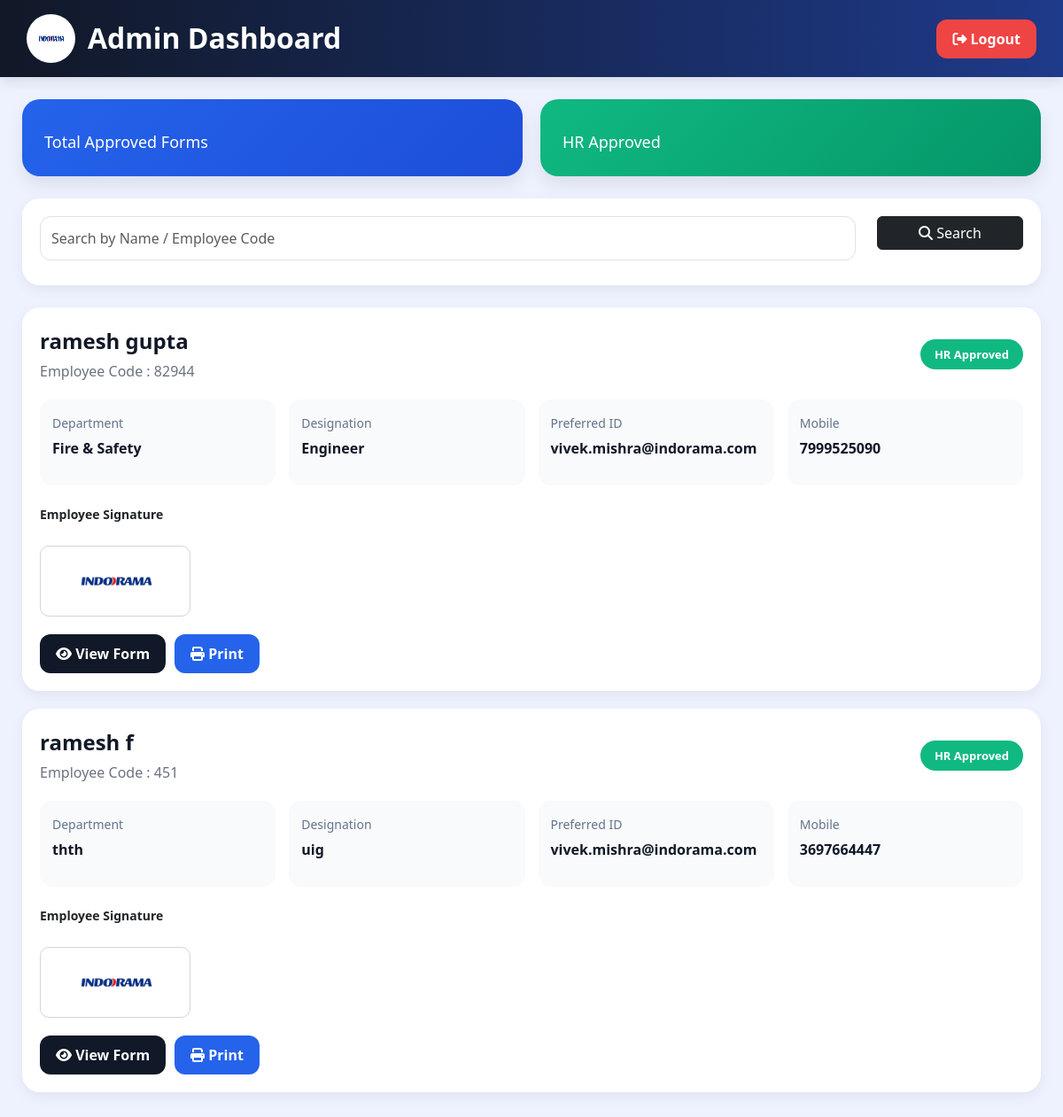
/admin (signed in), run on the app's committed database.
### tables this page shows
CREATE TABLE forms(
        id INTEGER PRIMARY KEY AUTOINCREMENT,

        company_name TEXT,
        location TEXT,
        form_date TEXT,

        first_name TEXT,
        middle_name TEXT,
        last_name TEXT,

        employee_code TEXT,
        contact_detail TEXT,
        extn_no TEXT,

        mobile TEXT,
        joining_date TEXT,
        department TEXT,
        designation TEXT,

        email_type TEXT,
        mail_service TEXT,
        created_by TEXT,
        domain_name TEXT,
        preferred_id TEXT,

        it_name TEXT,
        it_designation TEXT,
        it_contact TEXT,
        it_email TEXT,

        remarks TEXT,
        signature TEXT,

        hr_status TEXT DEFAULT 'Pending',
        hr_note TEXT
    );

### app.py (the view, shortened to what this page needs)
@app.route("/admin")
def admin():
    if session.get("role") != "admin":
        return redirect("/")
    search = request.args.get("search", "")
    conn = sqlite3.connect("database.db")
    conn.row_factory = sqlite3.Row
    cur = conn.cursor()
    query = """
    SELECT * FROM forms
    WHERE hr_status='Approved'
    """
    values = []
    query += " ORDER BY id DESC"
    cur.execute(query, values)
    forms = cur.fetchall()
    conn.close()
    return render_template("admin_dashboard.html", forms=forms)

### templates/admin_dashboard.html (shortened to what this page needs)
<!DOCTYPE html>
<html lang="en">
<head>
<link href="https://cdn.jsdelivr.net/npm/bootstrap@5.3.3/dist/css/bootstrap.min.css" rel="stylesheet">
<link rel="stylesheet"
href="https://cdnjs.cloudflare.com/ajax/libs/font-awesome/6.5.2/css/all.min.css"/>
</head>
<body>
<div class="navbar-custom">
    <div class="logo-box">
        <img src="{{ url_for('static', filename='download.png') }}">
        <h2>Admin Dashboard</h2>
    </div>
    <a href="/" class="logout-btn">
        <i class="fa-solid fa-right-from-bracket"></i>
        Logout
    </a>
</div>
<div class="main">
<div class="stats-grid">
    <div class="stat-card total">
        <p>Total Approved Forms</p>
    </div>
    <div class="stat-card approved">
        <p>HR Approved</p>
    </div>
</div>
<div class="search-box">
<form method="GET">
    <div class="row">
        <div class="col-md-10 mb-2">
            <input type="text"
                   name="search"
                   class="form-control"
                   placeholder="Search by Name / Employee Code"
                   value="{{ request.args.get('search','') }}">
        </div>
        <div class="col-md-2">
            <button class="btn btn-dark w-100">
                <i class="fa-solid fa-magnifying-glass"></i>
                Search
            </button>
        </div>
    </div>
</form>
</div>
{% if forms %}
{% for f in forms %}
<div class="form-card">
    <div class="card-top">
        <div>
            <div class="user-name">
                {{f.first_name}} {{f.last_name}}
            </div>
            <div class="user-code">
                Employee Code : {{f.employee_code}}
            </div>
        </div>
        <div>
            <span class="status-badge">
                HR Approved
            </span>
        </div>
    </div>
    <div class="info-grid">
        <div class="info-box">
            <small>Department</small>
            <p>{{f.department}}</p>
        </div>
        <div class="info-box">
            <small>Designation</small>
            <p>{{f.designation}}</p>
        </div>
        <div class="info-box">
            <small>Preferred ID</small>
            <p>{{f.preferred_id}}</p>
        </div>
        <div class="info-box">
            <small>Mobile</small>
            <p>{{f.mobile}}</p>
        </div>
    </div>
    {% if f.signature %}
    <div class="signature-box">
        <small><b>Employee Signature</b></small><br><br>
        <img src="/{{f.signature}}">
    </div>
    {% endif %}
    <div class="action-buttons">
        <a href="/view/{{f.id}}" class="action-btn view-btn">
            <i class="fa-solid fa-eye"></i>
            View Form
        </a>
        <a href="/view/{{f.id}}"
           target="_blank"
           class="action-btn print-btn">
            <i class="fa-solid fa-print"></i>
            Print
        </a>
    </div>
</div>
{% endfor %}
{% else %}
<div class="empty-box">
    <i class="fa-solid fa-folder-open"></i>
    <h3>No Approved Forms Found</h3>
</div>
{% endif %}
</div>
</body>
</html>

### templates/admin_dashboard.html (style rules this page uses)
* { margin:0; padding:0; box-sizing:border-box; font-family:'Segoe UI',sans-serif; }
body { background:#eef2ff; }
.navbar-custom { background:linear-gradient(90deg,#111827,#1e3a8a); padding:16px 30px; display:flex; justify-content:space-between; align-items:center; flex-wrap:wrap; box-shadow:0 5px 15px rgba(0,0,0,0.1); }
.logo-box { display:flex; align-items:center; gap:14px; }
.logo-box img { width:55px; height:55px; background:white; border-radius:50%; padding:5px; }
.logo-box h2 { color:white; margin:0; font-weight:700; }
.logout-btn { padding:10px 18px; border:none; border-radius:12px; background:#ef4444; color:white; text-decoration:none; font-weight:600; transition:0.3s; }
.main { padding:25px; }
.stats-grid { display:grid; grid-template-columns:repeat(auto-fit,minmax(220px,1fr)); gap:20px; margin-bottom:25px; }
.stat-card { border-radius:20px; padding:25px; color:white; text-decoration:none; box-shadow:0 10px 20px rgba(0,0,0,0.08); transition:0.3s; }
.stat-card p { margin:0; font-size:18px; }
.total { background:linear-gradient(135deg,#2563eb,#1d4ed8); }
.approved { background:linear-gradient(135deg,#10b981,#059669); }
.search-box { background:white; padding:20px; border-radius:20px; margin-bottom:25px; box-shadow:0 5px 15px rgba(0,0,0,0.06); }
.search-box input { border-radius:12px; padding:12px; }
.form-card { background:white; border-radius:20px; padding:20px; margin-bottom:20px; box-shadow:0 5px 15px rgba(0,0,0,0.06); transition:0.3s; }
.card-top { display:flex; justify-content:space-between; align-items:center; flex-wrap:wrap; }
.user-name { font-size:24px; font-weight:700; color:#111827; }
.user-code { color:#6b7280; margin-top:4px; }
.status-badge { background:#10b981; color:white; padding:8px 16px; border-radius:30px; font-size:13px; font-weight:600; }
.info-grid { display:grid; grid-template-columns:repeat(auto-fit,minmax(220px,1fr)); gap:15px; margin-top:20px; }
.info-box { background:#f8fafc; padding:14px; border-radius:14px; }
.info-box small { color:#64748b; }
.info-box p { margin-top:5px; font-weight:600; color:#111827; }
.signature-box { margin-top:20px; }
.signature-box img { width:170px; height:80px; object-fit:contain; border:1px solid #d1d5db; border-radius:10px; background:white; padding:5px; }
.action-buttons { margin-top:20px; display:flex; gap:10px; flex-wrap:wrap; }
.action-btn { padding:10px 18px; border:none; border-radius:12px; color:white; text-decoration:none; font-weight:600; transition:0.3s; }
.view-btn { background:#111827; }
.print-btn { background:#2563eb; }

### data on the page
forms: first_name "ramesh", last_name "gupta", employee_code "82944", department "Fire & Safety", designation "Engineer", preferred_id "vivek.mishra@indorama.com", mobile "7999525090", signature (picture)
forms: first_name "ramesh", last_name "f", employee_code "451", department "thth", designation "uig", preferred_id "vivek.mishra@indorama.com", mobile "3697664447", signature (picture)
